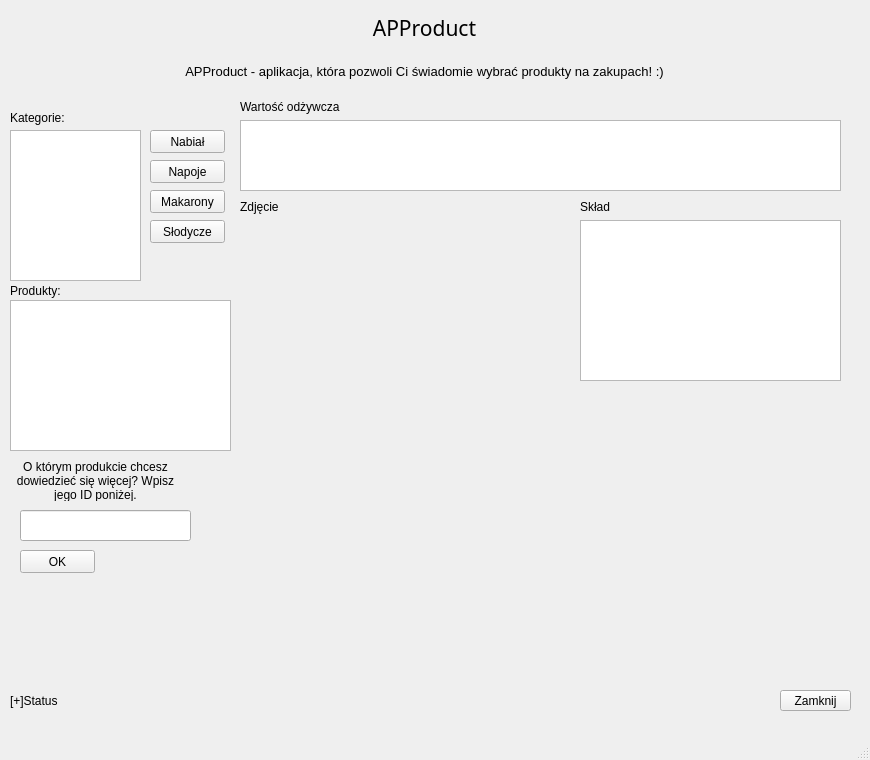
<?xml version="1.0" encoding="UTF-8"?>
<ui version="4.0">
 <class>MainWindow</class>
 <widget class="QMainWindow" name="MainWindow">
  <property name="geometry">
   <rect>
    <x>0</x>
    <y>0</y>
    <width>870</width>
    <height>760</height>
   </rect>
  </property>
  <property name="mouseTracking">
   <bool>false</bool>
  </property>
  <property name="windowTitle">
   <string>MainWindow</string>
  </property>
  <property name="layoutDirection">
   <enum>Qt::LeftToRight</enum>
  </property>
  <property name="autoFillBackground">
   <bool>false</bool>
  </property>
  <property name="styleSheet">
   <string notr="true"/>
  </property>
  <property name="tabShape">
   <enum>QTabWidget::Rounded</enum>
  </property>
  <widget class="QWidget" name="centralwidget">
   <property name="styleSheet">
    <string notr="true"/>
   </property>
   <widget class="QPushButton" name="pushButtonClose">
    <property name="geometry">
     <rect>
      <x>780</x>
      <y>690</y>
      <width>71</width>
      <height>21</height>
     </rect>
    </property>
    <property name="font">
     <font>
      <family>Yu Gothic UI</family>
      <pointsize>9</pointsize>
     </font>
    </property>
    <property name="text">
     <string>Zamknij</string>
    </property>
   </widget>
   <widget class="QWidget" name="verticalLayoutWidget_2">
    <property name="geometry">
     <rect>
      <x>9</x>
      <y>9</y>
      <width>831</width>
      <height>81</height>
     </rect>
    </property>
    <layout class="QVBoxLayout" name="verticalLayoutUp">
     <item>
      <widget class="QLabel" name="labelAppTitle">
       <property name="font">
        <font>
         <family>Yu Gothic</family>
         <pointsize>16</pointsize>
        </font>
       </property>
       <property name="text">
        <string>APProduct</string>
       </property>
       <property name="alignment">
        <set>Qt::AlignCenter</set>
       </property>
      </widget>
     </item>
     <item>
      <widget class="QLabel" name="labelAppDesc">
       <property name="font">
        <font>
         <family>Yu Gothic UI</family>
         <pointsize>10</pointsize>
        </font>
       </property>
       <property name="text">
        <string>APProduct - aplikacja, która pozwoli Ci świadomie wybrać produkty na zakupach! :)</string>
       </property>
       <property name="alignment">
        <set>Qt::AlignCenter</set>
       </property>
      </widget>
     </item>
    </layout>
   </widget>
   <widget class="QWidget" name="verticalLayoutWidget_3">
    <property name="geometry">
     <rect>
      <x>240</x>
      <y>200</y>
      <width>331</width>
      <height>491</height>
     </rect>
    </property>
    <layout class="QVBoxLayout" name="verticalLayoutPhoto">
     <item>
      <widget class="QLabel" name="labelPhoto">
       <property name="text">
        <string>Zdjęcie</string>
       </property>
      </widget>
     </item>
     <item>
      <widget class="QLabel" name="labelPhoto_2">
       <property name="text">
        <string/>
       </property>
      </widget>
     </item>
     <item>
      <spacer name="verticalSpacer">
       <property name="orientation">
        <enum>Qt::Vertical</enum>
       </property>
       <property name="sizeHint" stdset="0">
        <size>
         <width>20</width>
         <height>40</height>
        </size>
       </property>
      </spacer>
     </item>
    </layout>
   </widget>
   <widget class="QWidget" name="verticalLayoutWidget_4">
    <property name="geometry">
     <rect>
      <x>580</x>
      <y>200</y>
      <width>261</width>
      <height>181</height>
     </rect>
    </property>
    <layout class="QVBoxLayout" name="verticalLayoutIngredients">
     <item>
      <widget class="QLabel" name="labelIngredients">
       <property name="font">
        <font>
         <family>Yu Gothic UI</family>
         <pointsize>9</pointsize>
        </font>
       </property>
       <property name="text">
        <string>Skład</string>
       </property>
      </widget>
     </item>
     <item>
      <widget class="QTableView" name="tableViewIngredients"/>
     </item>
    </layout>
   </widget>
   <widget class="QWidget" name="verticalLayoutWidget_5">
    <property name="geometry">
     <rect>
      <x>240</x>
      <y>100</y>
      <width>601</width>
      <height>91</height>
     </rect>
    </property>
    <layout class="QVBoxLayout" name="verticalLayoutCalorieChart">
     <item>
      <widget class="QLabel" name="labelCalorieChart">
       <property name="font">
        <font>
         <family>Yu Gothic UI</family>
         <pointsize>9</pointsize>
        </font>
       </property>
       <property name="text">
        <string>Wartość odżywcza</string>
       </property>
      </widget>
     </item>
     <item>
      <widget class="QTableView" name="tableViewCalorieChart"/>
     </item>
    </layout>
   </widget>
   <widget class="QLabel" name="labelDB">
    <property name="geometry">
     <rect>
      <x>10</x>
      <y>690</y>
      <width>381</width>
      <height>21</height>
     </rect>
    </property>
    <property name="text">
     <string>[+]Status</string>
    </property>
   </widget>
   <widget class="QTableView" name="tableViewCategories">
    <property name="geometry">
     <rect>
      <x>10</x>
      <y>130</y>
      <width>131</width>
      <height>151</height>
     </rect>
    </property>
   </widget>
   <widget class="QPushButton" name="pushButtonNabial">
    <property name="geometry">
     <rect>
      <x>150</x>
      <y>130</y>
      <width>75</width>
      <height>23</height>
     </rect>
    </property>
    <property name="text">
     <string>Nabiał</string>
    </property>
   </widget>
   <widget class="QPushButton" name="pushButtonNapoje">
    <property name="geometry">
     <rect>
      <x>150</x>
      <y>160</y>
      <width>75</width>
      <height>23</height>
     </rect>
    </property>
    <property name="text">
     <string>Napoje</string>
    </property>
   </widget>
   <widget class="QPushButton" name="pushButtonMakarony">
    <property name="geometry">
     <rect>
      <x>150</x>
      <y>190</y>
      <width>75</width>
      <height>23</height>
     </rect>
    </property>
    <property name="text">
     <string>Makarony</string>
    </property>
   </widget>
   <widget class="QPushButton" name="pushButtonSlodycze">
    <property name="geometry">
     <rect>
      <x>150</x>
      <y>220</y>
      <width>75</width>
      <height>23</height>
     </rect>
    </property>
    <property name="text">
     <string>Słodycze</string>
    </property>
   </widget>
   <widget class="QTableView" name="tableViewProduct">
    <property name="geometry">
     <rect>
      <x>10</x>
      <y>300</y>
      <width>221</width>
      <height>151</height>
     </rect>
    </property>
   </widget>
   <widget class="QLabel" name="labelQuestion">
    <property name="geometry">
     <rect>
      <x>10</x>
      <y>460</y>
      <width>171</width>
      <height>41</height>
     </rect>
    </property>
    <property name="layoutDirection">
     <enum>Qt::LeftToRight</enum>
    </property>
    <property name="text">
     <string>O którym produkcie chcesz dowiedzieć się więcej? Wpisz jego ID poniżej.</string>
    </property>
    <property name="scaledContents">
     <bool>false</bool>
    </property>
    <property name="alignment">
     <set>Qt::AlignCenter</set>
    </property>
    <property name="wordWrap">
     <bool>true</bool>
    </property>
   </widget>
   <widget class="QLabel" name="labelCategories">
    <property name="geometry">
     <rect>
      <x>10</x>
      <y>110</y>
      <width>91</width>
      <height>16</height>
     </rect>
    </property>
    <property name="text">
     <string>Kategorie:</string>
    </property>
   </widget>
   <widget class="QLabel" name="labelProducts">
    <property name="geometry">
     <rect>
      <x>10</x>
      <y>280</y>
      <width>101</width>
      <height>21</height>
     </rect>
    </property>
    <property name="text">
     <string>Produkty:</string>
    </property>
   </widget>
   <widget class="QPushButton" name="pushButtonOK">
    <property name="geometry">
     <rect>
      <x>20</x>
      <y>550</y>
      <width>75</width>
      <height>23</height>
     </rect>
    </property>
    <property name="text">
     <string>OK</string>
    </property>
   </widget>
   <widget class="QLineEdit" name="lineEdit">
    <property name="geometry">
     <rect>
      <x>20</x>
      <y>510</y>
      <width>171</width>
      <height>31</height>
     </rect>
    </property>
   </widget>
   <widget class="QLabel" name="labelError">
    <property name="geometry">
     <rect>
      <x>20</x>
      <y>580</y>
      <width>171</width>
      <height>61</height>
     </rect>
    </property>
    <property name="text">
     <string/>
    </property>
   </widget>
  </widget>
  <widget class="QMenuBar" name="menubar">
   <property name="geometry">
    <rect>
     <x>0</x>
     <y>0</y>
     <width>870</width>
     <height>21</height>
    </rect>
   </property>
  </widget>
  <widget class="QStatusBar" name="statusbar"/>
 </widget>
 <resources/>
 <connections>
  <connection>
   <sender>pushButtonClose</sender>
   <signal>clicked()</signal>
   <receiver>MainWindow</receiver>
   <slot>close()</slot>
   <hints>
    <hint type="sourcelabel">
     <x>727</x>
     <y>631</y>
    </hint>
    <hint type="destinationlabel">
     <x>648</x>
     <y>535</y>
    </hint>
   </hints>
  </connection>
 </connections>
</ui>
